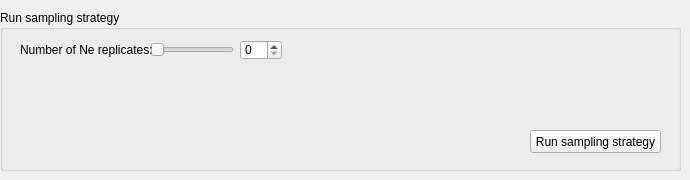
    <widget class="QWidget" name="page_5">
     <attribute name="label">
      <string>Step 4 - Run Sampling Strategy</string>
     </attribute>
     <widget class="QGroupBox" name="groupBox_16">
      <property name="geometry">
       <rect>
        <x>0</x>
        <y>10</y>
        <width>681</width>
        <height>161</height>
       </rect>
      </property>
      <property name="title">
       <string>Run sampling strategy</string>
      </property>
      <widget class="QPushButton" name="pushButton_5">
       <property name="geometry">
        <rect>
         <x>530</x>
         <y>120</y>
         <width>131</width>
         <height>23</height>
        </rect>
       </property>
       <property name="text">
        <string>Run sampling strategy</string>
       </property>
      </widget>
      <widget class="QSlider" name="horizontalSlider_30">
       <property name="geometry">
        <rect>
         <x>150</x>
         <y>30</y>
         <width>84</width>
         <height>19</height>
        </rect>
       </property>
       <property name="orientation">
        <enum>Qt::Horizontal</enum>
       </property>
      </widget>
      <widget class="QLabel" name="label_37">
       <property name="geometry">
        <rect>
         <x>20</x>
         <y>30</y>
         <width>156</width>
         <height>19</height>
        </rect>
       </property>
       <property name="text">
        <string>Number of Ne replicates:</string>
       </property>
      </widget>
      <widget class="QSpinBox" name="spinBox_26">
       <property name="geometry">
        <rect>
         <x>240</x>
         <y>30</y>
         <width>42</width>
         <height>20</height>
        </rect>
       </property>
      </widget>
     </widget>
    </widget>
